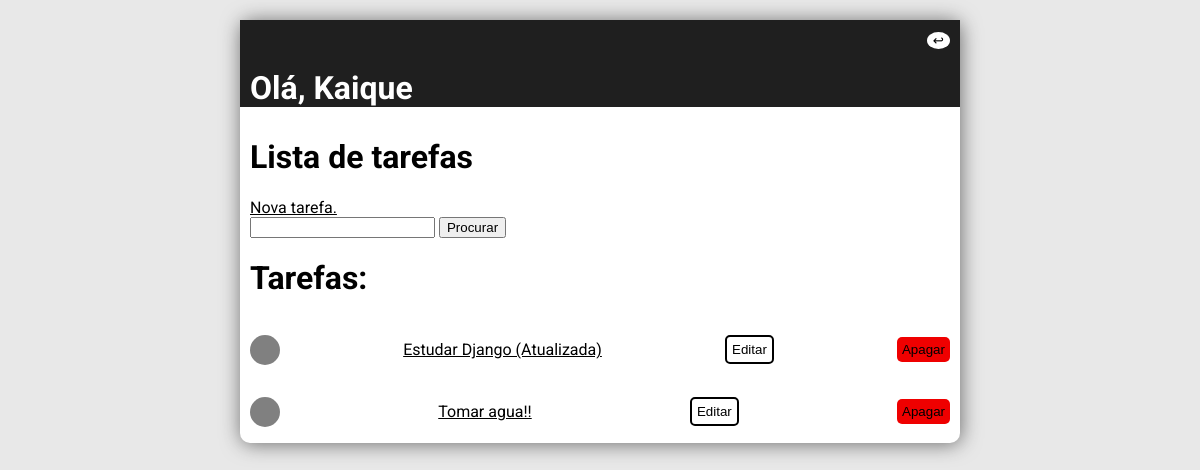
Before: / (signed in) with the older database file.
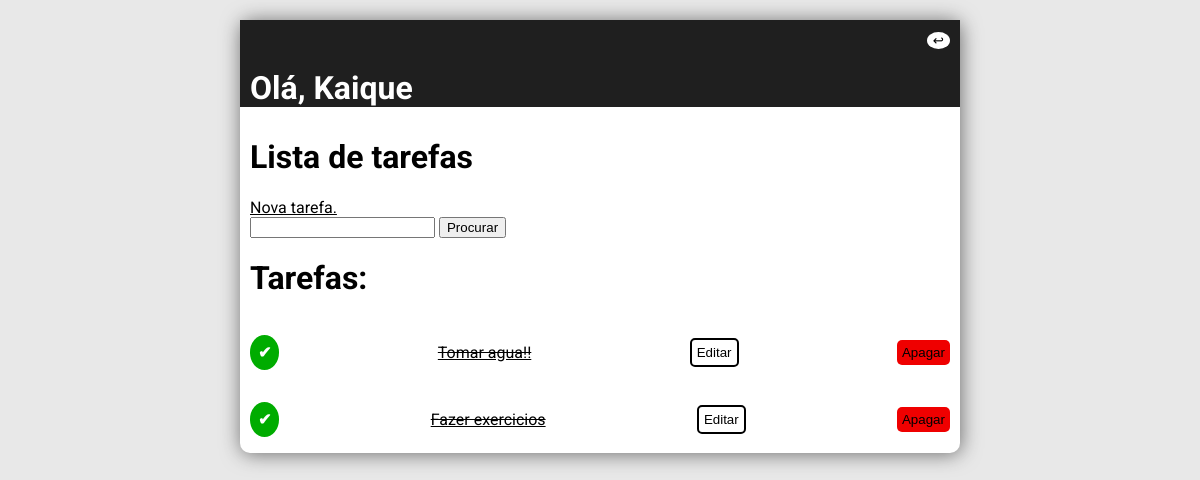
After: the same page with the newer database file.
### Tarefas/models.py (models this page shows, shortened)
class Tarefas(models.Model):
    user = models.ForeignKey(User, on_delete=models.CASCADE,null=True,blank=True)
    titulo = models.CharField(max_length=200)
    descricao = models.TextField(null=True, blank=True)
    completa = models.BooleanField(default=False)
    data_de_criacao = models.DateTimeField(auto_now_add=True)
    class Meta:
        ordering = ['completa']

### Tarefas/views.py (the view)
# urls.py: path('', TarefasList.as_view(), name='listatarefa'),
class TarefasList(LoginRequiredMixin,ListView):
    model = Tarefas
    context_object_name = 'Tarefas'
    template_name = 'Tarefas/tarefas_list.html'
    def get_context_data(self, **kwargs):
        context = super().get_context_data(**kwargs)
        context['Tarefas'] = context['Tarefas'].filter(user=self.request.user)
        context['Count'] = context['Tarefas'].filter(completa=False).count()
        procura_input = self.request.GET.get("area-de-procura") or ''
        if procura_input:
            context['Tarefas'] = context['Tarefas'].filter(titulo__istartswith=procura_input)
        context['procura_input'] = procura_input
        return context

### Tarefas/templates/Tarefas/tarefas_list.html
{% extends 'Tarefas/main.html' %}
{% block content %}
        <div class="bar">
            <div>
                {%if request.user.is_authenticated %}
                <p class="logout"><a href="{% url 'logout' %}"><button class="exitbutton">&#8617;</button></a></p>
            {% else %}
                <p><a href="{% url 'login' %}">Login</a></p>
            {% endif %}
                <h1 class="title">Olá, {{request.user|title}}</h1>
            </div>
        </div>
        <div class="Tarefalist">
                <h1>Lista de tarefas</h1>
                <a href="{% url 'criartarefa' %}">Nova tarefa.</a>
                <form method="GET" >
                    <input type="text" name="area-de-procura" value="{{procura_input}}">
                    <input type="submit" value="Procurar" >
                </form>
                <h1>Tarefas: </h1>
                {% for t in Tarefas %}
                    <div class="div-tarefas">
                        {% if t.completa %}
                            <p class="tarefa-completa">&#10004;</p>
                            <p><a href="{% url 'detalhetarefa' t.pk %}"><s>{{t.titulo}}</s></a></p>
                        {% else %}
                        <p class="tarefa-incompleta"></p>
                        <p><a href="{% url 'detalhetarefa' t.pk %}">{{t.titulo}}</a></p>
                        {% endif %}
                        <p><a href="{% url 'editartarefa' t.pk %}"><button class="detailbutton">Editar</button></a></p>
                        <p><a href="{% url 'apagartarefa' t.pk %}"><button class="deletebutton">Apagar</button></a></p>
                    </div>
                    {% empty %}
                    <div>
                        <p>Não há tarefas...</p>
                    </div>
                {% endfor %}
        </div>
{% endblock %}

Changed rows visible on the page:
removed Tarefas: titulo "Estudar Django (Atualizada)"
changed Tarefas "Tomar agua!!": completa False → True (drawn)
added Tarefas: titulo "Fazer exercicios"
